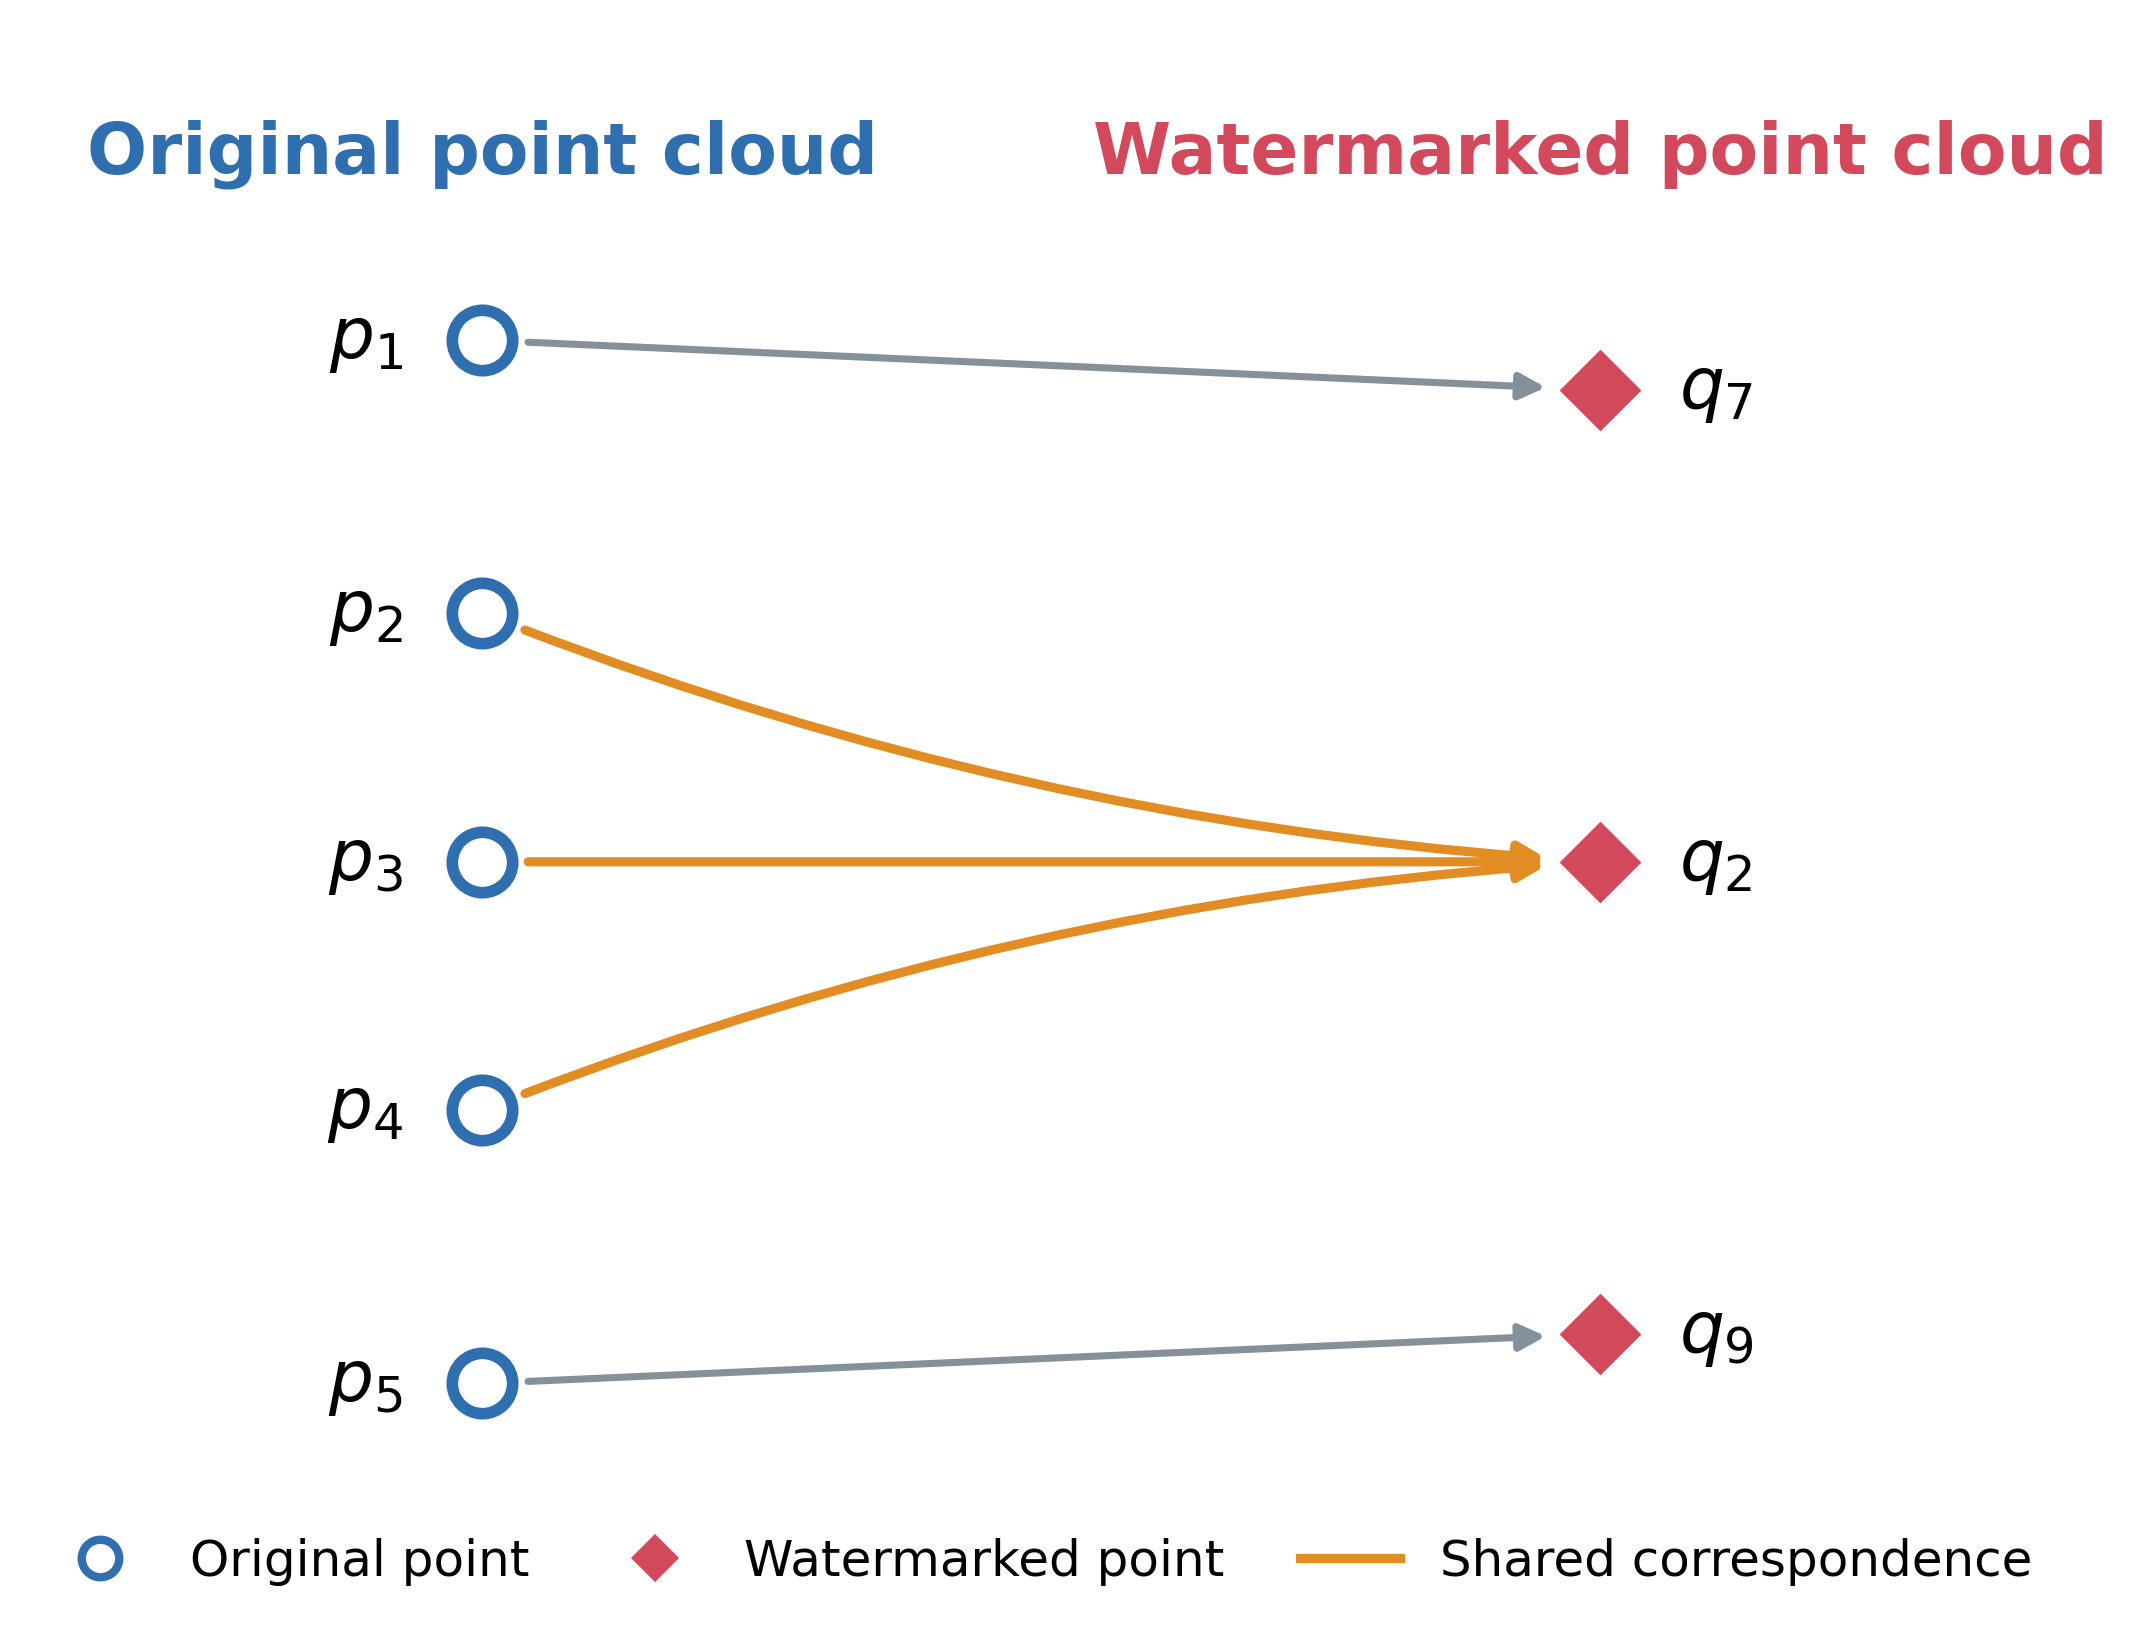

The Python source for this figure:
"""Create a schematic figure of the point-correspondence assignment.

The extractor queries the nearest watermarked point independently for every
original point.  Consequently, uniqueness is not guaranteed: several original
points can select the same watermarked point (many-to-one in the query
direction, or one-to-many when viewed from the watermarked point).
"""

from __future__ import annotations

import argparse
from pathlib import Path

import matplotlib.pyplot as plt
from matplotlib.lines import Line2D
from matplotlib.patches import FancyArrowPatch


ORIGINAL_COLOR = "#2F6FB0"
WATERMARKED_COLOR = "#D1495B"
SHARED_COLOR = "#E18D24"
ORDINARY_COLOR = "#84909A"


def _arrow(ax, start, end, color, rad=0.0, linewidth=1.7, zorder=1):
    """Draw a curved correspondence arrow between two points."""
    arrow = FancyArrowPatch(
        start,
        end,
        arrowstyle="-|>",
        mutation_scale=13,
        linewidth=linewidth,
        color=color,
        connectionstyle=f"arc3,rad={rad}",
        shrinkA=11,
        shrinkB=13,
        zorder=zorder,
    )
    ax.add_patch(arrow)


def create_assignment_figure(output: str = "DW3_demo_assign.png", show=False):
    """Generate and save a publication-ready correspondence diagram."""
    fig, ax = plt.subplots(figsize=(7.2, 7.2))

    # Positions form a bipartite schematic rather than physical coordinates.
    original = {
        r"$p_1$": (1.25, 5.1),
        r"$p_2$": (1.25, 4.0),
        r"$p_3$": (1.25, 3.0),
        r"$p_4$": (1.25, 2.0),
        r"$p_5$": (1.25, 0.9),
    }
    watermarked = {
        r"$q_7$": (5.75, 4.9),
        r"$q_2$": (5.75, 3.0),
        r"$q_9$": (5.75, 1.1),
    }

    # Independent nearest-neighbor assignments.  p2, p3, and p4 share q2.
    _arrow(ax, original[r"$p_1$"], watermarked[r"$q_7$"], ORDINARY_COLOR)
    _arrow(ax, original[r"$p_2$"], watermarked[r"$q_2$"], SHARED_COLOR, 0.08, 2.2)
    _arrow(ax, original[r"$p_3$"], watermarked[r"$q_2$"], SHARED_COLOR, 0.00, 2.2)
    _arrow(ax, original[r"$p_4$"], watermarked[r"$q_2$"], SHARED_COLOR, -0.08, 2.2)
    _arrow(ax, original[r"$p_5$"], watermarked[r"$q_9$"], ORDINARY_COLOR)

    for label, (x, y) in original.items():
        ax.scatter(x, y, s=210, facecolor="white", edgecolor=ORIGINAL_COLOR,
                   linewidth=2.8, zorder=3)
        ax.text(x - 0.32, y, label, ha="right", va="center", fontsize=17)

    for label, (x, y) in watermarked.items():
        ax.scatter(x, y, s=215, marker="D", color=WATERMARKED_COLOR,
                   edgecolor="white", linewidth=0.8, zorder=3)
        ax.text(x + 0.32, y, label, ha="left", va="center", fontsize=17)

    ax.text(1.25, 5.85, "Original point cloud", ha="center", va="center",
            fontsize=17, fontweight="bold", color=ORIGINAL_COLOR)
    ax.text(5.75, 5.85, "Watermarked point cloud", ha="center", va="center",
            fontsize=17, fontweight="bold", color=WATERMARKED_COLOR)

    legend_items = [
        Line2D([0], [0], marker="o", linestyle="none", markerfacecolor="white",
               markeredgecolor=ORIGINAL_COLOR, markeredgewidth=2,
               markersize=9, label="Original point"),
        Line2D([0], [0], marker="D", linestyle="none",
               markerfacecolor=WATERMARKED_COLOR, markeredgecolor="white",
               markersize=9, label="Watermarked point"),
        Line2D([0], [0], color=SHARED_COLOR, linewidth=2.2,
               label="Shared correspondence"),
    ]
    ax.legend(handles=legend_items, loc="lower center", ncol=3,
              bbox_to_anchor=(0.5, -0.015), frameon=False, fontsize=12,
              handlelength=2.0, columnspacing=1.5)

    ax.set_xlim(0.0, 7.0)
    ax.set_ylim(0.0, 6.35)
    ax.set_aspect("equal")
    ax.axis("off")
    fig.tight_layout(pad=0.5)

    output_path = Path(output)
    fig.savefig(output_path, dpi=300, bbox_inches="tight", facecolor="white")
    print(f"Saved correspondence figure: {output_path}")

    if show:
        plt.show()
    else:
        plt.close(fig)


def parse_args():
    parser = argparse.ArgumentParser(
        description="Draw the many-to-one point-correspondence assignment."
    )
    parser.add_argument(
        "--output",
        default="DW3_demo_assign.png",
        help="Output image path (default: DW3_demo_assign.png)",
    )
    parser.add_argument("--show", action="store_true", help="Display the figure")
    return parser.parse_args()


if __name__ == "__main__":
    args = parse_args()
    create_assignment_figure(args.output, args.show)
